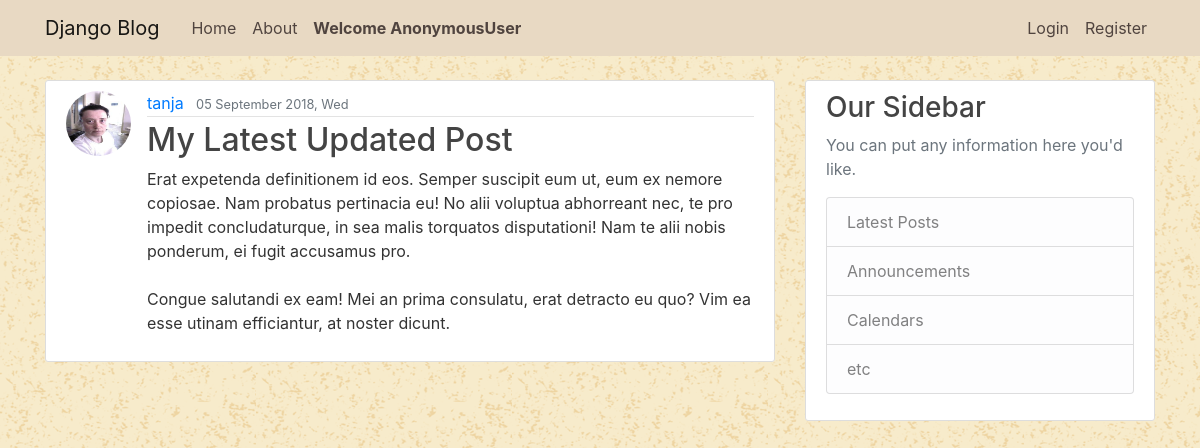
The page /post/30/ on the database its author committed.
### blog/models.py (models this page shows, shortened)
class Post(models.Model):
    title = models.CharField(max_length=255)
    content = models.TextField()
    date_posted = models.DateTimeField(default= timezone.now)
    author = models.ForeignKey(User,on_delete= models.CASCADE)

### user/models.py (models this page shows, shortened)
class Profile(models.Model):
    user = models.OneToOneField(User,on_delete=models.CASCADE)
    location = models.CharField(max_length=200,blank=True)
    image = models.ImageField(default='default.jpg', upload_to='profile_pics')

### blog/views.py (the view)
# urls.py: path('post/<int:pk>/', PostDetailView.as_view(),name='post-detail'),
class PostDetailView(DetailView):
    model = Post

### blog/templates/blog/post_detail.html (shortened to what this page needs)
{% extends 'blog/base.html'%}
{% block content%}
<article class="media content-section">
   <img class="rounded-circle article-img" src="{{object.author.profile.image.url}}" alt='photo'>
   <div class="media-body">
    <div class="article-metadata">
      <a class="mr-2" href="{% url 'user-post' object.author.username %}"> {{object.author}}</a>
      <small class="text-muted"> {{object.date_posted|date:"d F Y, D "}} </small>
    </div>
    <h2 class="article-title">{{object.title}}</h2>
    <p class="article-content"> {{object.content}} </p>
  </div>
</article>
{% endblock %}

### static/css/main.css (style rules this page uses)
body { #background: #fafafa; color: #333333; margin-top: 5rem; background-image: url(../img/old_map.png); }
h1, h2, h3, h4, h5, h6 { color: #444444; }
.content-section { background: #ffffff; padding: 10px 20px; border: 1px solid #dddddd; border-radius: 3px; margin-bottom: 20px; }
.article-title { color: #444444; }
.article-content { white-space: pre-line; }
.article-img { height: 65px; width: 65px; margin-right: 16px; }
.article-metadata { padding-bottom: 1px; margin-bottom: 4px; border-bottom: 1px solid #e3e3e3 }

### rows shown on the page
Post: author.profile.image (picture), author "tanja", date_posted "05 September 2018, Wed", title "My Latest Updated Post", content "Erat expetenda definitionem id eos. Semper suscipit eum ut, eum ex nemore copiosae. Nam probatus pertinacia eu! No alii voluptua abhorreant nec, te pro impedit concludaturque, in sea malis torquatos disputationi! Nam te alii nobis ponderum, ei fugit accusamus pro. Congue salutandi ex eam! Mei an prima consulatu, erat detracto eu quo? Vim ea esse utinam efficiantur, at noster dicunt."

### other values the page prints
{{ request.user }} "AnonymousUser"
